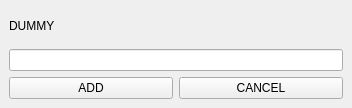
<?xml version="1.0" encoding="UTF-8"?>
<ui version="4.0">
 <class>FrmDetailAddDomainHost</class>
 <widget class="QMainWindow" name="FrmDetailAddDomainHost">
  <property name="geometry">
   <rect>
    <x>0</x>
    <y>0</y>
    <width>352</width>
    <height>108</height>
   </rect>
  </property>
  <property name="windowTitle">
   <string>MainWindow</string>
  </property>
  <widget class="QWidget" name="centralwidget">
   <layout class="QVBoxLayout" name="verticalLayout">
    <item>
     <widget class="QLabel" name="lblValue">
      <property name="text">
       <string>DUMMY</string>
      </property>
     </widget>
    </item>
    <item>
     <widget class="QLineEdit" name="txtValue"/>
    </item>
    <item>
     <layout class="QHBoxLayout" name="horizontalLayout">
      <item>
       <widget class="QPushButton" name="btnAdd">
        <property name="text">
         <string>ADD</string>
        </property>
       </widget>
      </item>
      <item>
       <widget class="QPushButton" name="btnCancel">
        <property name="text">
         <string>CANCEL</string>
        </property>
       </widget>
      </item>
     </layout>
    </item>
   </layout>
  </widget>
 </widget>
 <resources/>
 <connections/>
</ui>
